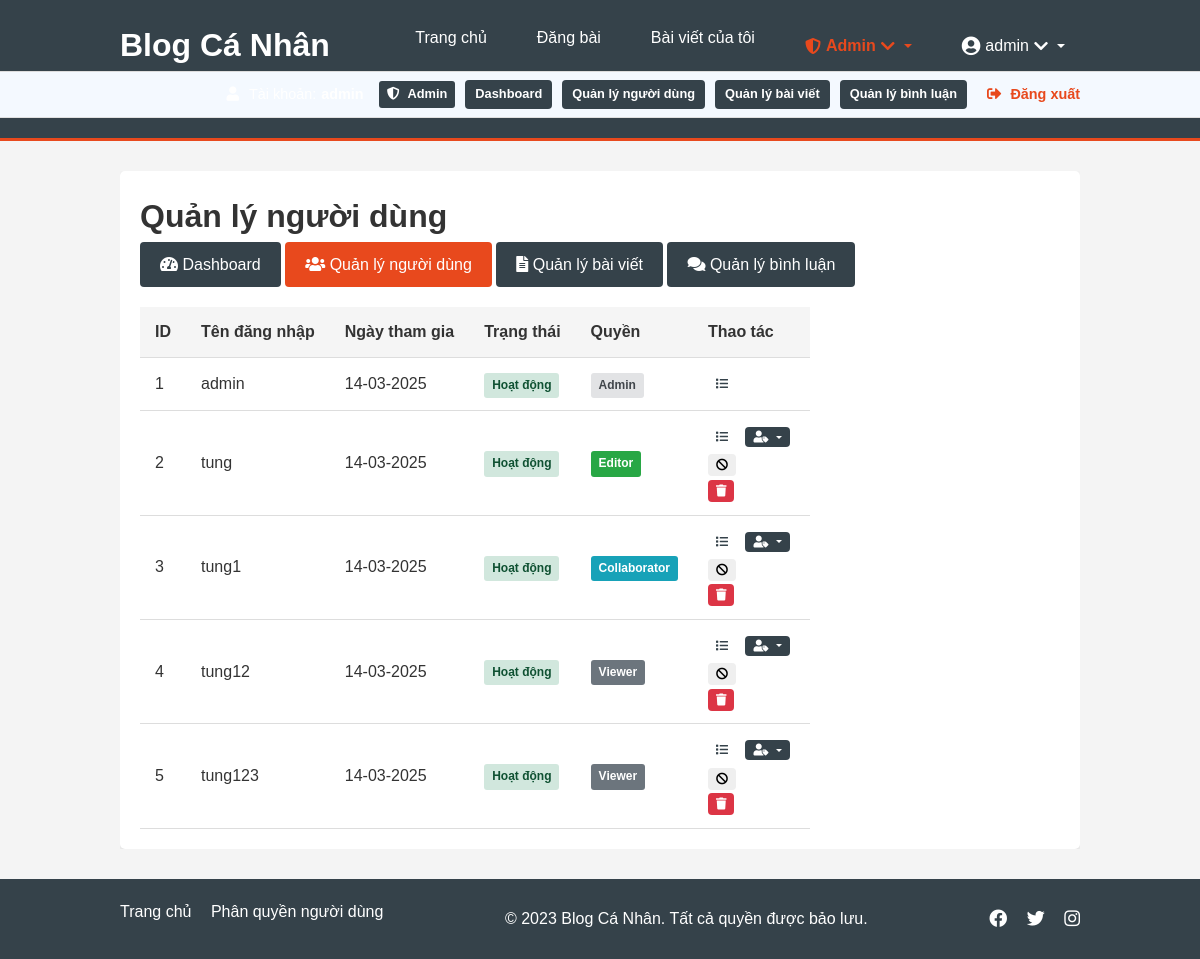
The app's page /admin/users (signed in) with its own data.
### models.py (models this page shows, shortened)
class User(db.Model, UserMixin):
    id = db.Column(db.Integer, primary_key=True)
    username = db.Column(db.String(150), unique=True, nullable=False)
    password = db.Column(db.String(150), nullable=False)
    is_admin = db.Column(db.Boolean, default=False)
    is_active = db.Column(db.Boolean, default=True)
    date_joined = db.Column(db.DateTime, default=datetime.utcnow)
    posts = db.relationship('Post', backref='user', lazy=True)
    role = db.Column(db.String(20), default='viewer')  # 'viewer', 'collaborator', 'editor'

### routes/admin.py (the view)
@admin_bp.route('/admin/users')
@login_required
@admin_required
def users():
    users = User.query.all()
    return render_template('admin/users.html', users=users)

### app.py (called while the page is built)
@login_manager.user_loader
def load_user(user_id):
    return User.query.get(int(user_id))

### routes/admin.py (called while the page is built)
def admin_required(f):
    @wraps(f)
    def decorated_function(*args, **kwargs):
        if not current_user.is_admin:
            abort(403)
        return f(*args, **kwargs)
    return decorated_function

### templates/admin/users.html (shortened to what this page needs)
{% extends "base.html" %}
{% block content %}
<div class="admin-container">
    <h1>Quản lý người dùng</h1>
    <div class="admin-links">
        <a href="{{ url_for('admin.dashboard') }}" class="btn btn-secondary">
            <i class="fas fa-tachometer-alt"></i> Dashboard
        </a>
        <a href="{{ url_for('admin.users') }}" class="btn btn-primary active">
            <i class="fas fa-users"></i> Quản lý người dùng
        </a>
        <a href="{{ url_for('admin.posts') }}" class="btn btn-secondary">
            <i class="fas fa-file-alt"></i> Quản lý bài viết
        </a>
        <a href="{{ url_for('admin.comments') }}" class="btn btn-secondary">
            <i class="fas fa-comments"></i> Quản lý bình luận
        </a>
    </div>
    <div class="admin-content">
        {% if users %}
            <table class="admin-table">
                <thead>
                    <tr>
                        <th>ID</th>
                        <th>Tên đăng nhập</th>
                        <th>Ngày tham gia</th>
                        <th>Trạng thái</th>
                        <th>Quyền</th>
                        <th>Thao tác</th>
                    </tr>
                </thead>
                <tbody>
                    {% for user in users %}
                    <tr class="{% if not user.is_active %}user-inactive{% endif %}">
                        <td>{{ user.id }}</td>
                        <td>{{ user.username }}</td>
                        <td>{{ user.date_joined.strftime('%d-%m-%Y') }}</td>
                        <td>
                            <span class="status-badge {% if user.is_active %}status-active{% else %}status-inactive{% endif %}">
                                {% if user.is_active %}
                                    Hoạt động
                                {% else %}
                                    Vô hiệu hóa
                                {% endif %}
                            </span>
                        </td>
                        <td>
                            <span class="role-badge {% if user.is_admin %}role-admin{% else %}role-{{ user.role }}{% endif %}">
                                {% if user.is_admin %}
                                    Admin
                                {% elif user.role == 'editor' %}
                                    Editor
                                {% elif user.role == 'collaborator' %}
                                    Collaborator
                                {% else %}
                                    Viewer
                                {% endif %}
                            </span>
                        </td>
                        <td class="action-buttons">
                            <a href="{{ url_for('post.user_posts', username=user.username) }}" class="btn btn-sm btn-info" target="_blank">
                                <i class="fas fa-list"></i>
                            </a>
                            {% if not user.is_admin %}
                                <div class="btn-group">
                                    <button type="button" class="btn btn-sm btn-secondary dropdown-toggle" data-toggle="dropdown">
                                        <i class="fas fa-user-tag"></i>
                                    </button>
                                </div>
                                <form action="{{ url_for('admin.toggle_user_status', user_id=user.id) }}" method="POST" class="d-inline">
                                    <button type="submit" class="btn btn-sm {% if user.is_active %}btn-warning{% else %}btn-success{% endif %}">
                                        {% if user.is_active %}
                                            <i class="fas fa-ban"></i>
                                        {% else %}
                                            <i class="fas fa-check"></i>
                                        {% endif %}
                                    </button>
                                </form>
                                <form action="{{ url_for('admin.delete_user', user_id=user.id) }}" method="POST" class="d-inline">
                                    <button type="submit" class="btn btn-sm btn-danger" onclick="return confirm('Bạn có chắc chắn muốn xóa người dùng này? Tất cả bài viết của họ cũng sẽ bị xóa.');">
                                        <i class="fas fa-trash"></i>
                                    </button>
                                </form>
                            {% endif %}
                        </td>
                    </tr>
                    {% endfor %}
                </tbody>
            </table>
        {% else %}
            <p class="no-items">Không có người dùng nào.</p>
        {% endif %}
    </div>
</div>
{% endblock %}

### templates/base.html (shortened to what this page needs)
<!DOCTYPE html>
<html lang="vi">
<head>
    <link rel="stylesheet" href="{{ url_for('static', filename='css/style.css') }}">
    <link rel="stylesheet" href="https://cdnjs.cloudflare.com/ajax/libs/font-awesome/5.15.4/css/all.min.css">
</head>
<body>
    <header>
        <div class="container">
            <div class="logo">
                <h1><a href="{{ url_for('main.index') }}">Blog Cá Nhân</a></h1>
            </div>
            <nav>
                <ul>
                    <li><a href="{{ url_for('main.index') }}">Trang chủ</a></li>
                    {% if current_user.is_authenticated %}
                        <li><a href="{{ url_for('post.new_post') }}">Đăng bài</a></li>
                        <li><a href="{{ url_for('post.user_posts', username=current_user.username) }}">Bài viết của tôi</a></li>
                        {% if current_user.is_admin %}
                        <li class="user-dropdown">
                            <a href="#" class="dropdown-toggle admin-menu-item">
                                <i class="fas fa-shield-alt"></i> Admin <i class="fas fa-chevron-down"></i>
                            </a>
                        </li>
                        {% endif %}
                        <li class="user-dropdown">
                            <a href="#" class="dropdown-toggle">
                                <i class="fas fa-user-circle"></i> {{ current_user.username }} <i class="fas fa-chevron-down"></i>
                            </a>
                        </li>
                    {% endif %}
                </ul>
            </nav>
        </div>
        {% if current_user.is_authenticated %}
        <div class="user-status">
            <div class="container">
                <div class="user-info">
                    <i class="fas fa-user"></i> Tài khoản: <strong>{{ current_user.username }}</strong>
                    {% if current_user.is_admin %}
                    <span class="admin-badge"><i class="fas fa-shield-alt"></i> Admin</span>
                    <a href="{{ url_for('admin.dashboard') }}" class="admin-link">Dashboard</a>
                    <a href="{{ url_for('admin.users') }}" class="admin-link">Quản lý người dùng</a>
                    <a href="{{ url_for('admin.posts') }}" class="admin-link">Quản lý bài viết</a>
                    <a href="{{ url_for('admin.comments') }}" class="admin-link">Quản lý bình luận</a>
                    {% endif %}
                    <a href="{{ url_for('auth.logout') }}" class="logout-link">
                        <i class="fas fa-sign-out-alt"></i> Đăng xuất
                    </a>
                </div>
            </div>
        </div>
        {% endif %}
    </header>
    <main>
        <div class="container">
            {% block content %}{% endblock %}
        </div>
    </main>
        <footer>
        <div class="container">
            <div class="footer-links">
                <a href="{{ url_for('main.index') }}">Trang chủ</a>
                <a href="{{ url_for('main.roles_help') }}">Phân quyền người dùng</a>
            </div>
            <p>&copy; {{ now.year if now else 2023 }} Blog Cá Nhân. Tất cả quyền được bảo lưu.</p>
            <div class="social-links">
                <a href="#"><i class="fab fa-facebook"></i></a>
                <a href="#"><i class="fab fa-twitter"></i></a>
                <a href="#"><i class="fab fa-instagram"></i></a>
            </div>
        </div>
    </footer>
</body>
</html>

### records on screen
User: username "admin", id "1", date_joined "14-03-2025", is_active "Hoạt động", is_admin "Admin"
User: id "2", username "tung", date_joined "14-03-2025", is_active "Hoạt động", is_admin "Editor"
User: id "3", username "tung1", date_joined "14-03-2025", is_active "Hoạt động", is_admin "Collaborator"
User: id "4", username "tung12", date_joined "14-03-2025", is_active "Hoạt động", is_admin "Viewer"
User: id "5", username "tung123", date_joined "14-03-2025", is_active "Hoạt động", is_admin "Viewer"

### other values on screen
{{ now.year if now else 2023 }} "2023"
